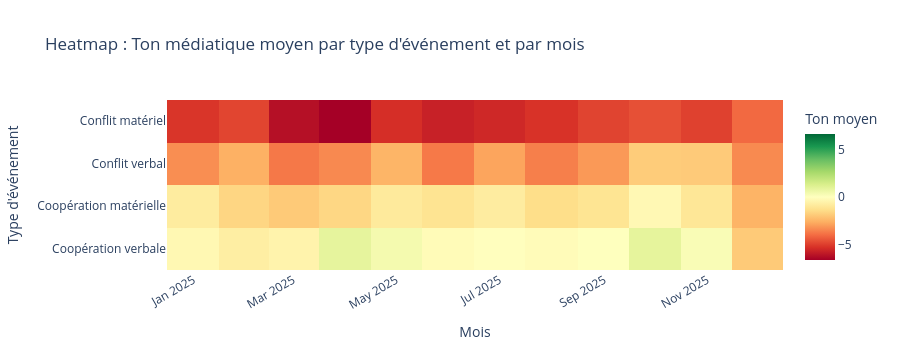

The notebook cell saved with this chart:
### Markdown cell above
---
## VIZ 5 — Heatmap : ton médiatique par type d'événement et par mois
**Question** : Certains types d'événements sont-ils systématiquement couverts plus négativement ?

### Code cell
if COL_TONE and '_category' in df.columns:
    heatmap_data = df.groupby(['_month', '_category'])[COL_TONE].mean().reset_index()
    heatmap_pivot = heatmap_data.pivot(index='_category', columns='_month', values=COL_TONE)

    fig = px.imshow(
        heatmap_pivot,
        color_continuous_scale='RdYlGn',
        color_continuous_midpoint=0,
        title='Heatmap : Ton médiatique moyen par type d\'événement et par mois',
        labels=dict(x='Mois', y='Type d\'événement', color='Ton moyen'),
        aspect='auto', height=350
    )
    fig.update_xaxes(tickangle=-30)
    fig.show()

### Figure 1 — Plotly figure (JSON) as saved in the notebook; plotly's stock layout.template omitted (floating-point values rounded to 4 significant figures)
{"data": [{"coloraxis": "coloraxis", "hovertemplate": "Mois: %{x}<br>Type d'événement: %{y}<br>Ton moyen: %{z}<extra></extra>", "name": "0", "type": "heatmap", "x": ["2025-01", "2025-02", "2025-03", "2025-04", "2025-05", "2025-06", "2025-07", "2025-08", "2025-09", "2025-10", "2025-11", "2025-12"], "xaxis": "x", "y": ["Conflit matériel", "Conflit verbal", "Coopération matérielle", "Coopération verbale"], "yaxis": "y", "z": [[-5.204, -4.858, -6.2, -6.634, -5.371, -5.729, -5.536, -5.263, -4.876, -4.601, -4.938, -4.064], [-3.301, -2.573, -3.762, -3.403, -2.478, -3.744, -2.846, -3.612, -3.091, -1.851, -1.902, -3.384], [-0.8292, -1.593, -1.913, -1.554, -0.8876, -1.149, -0.7973, -1.359, -1.121, -0.2802, -1.008, -2.5], [-0.2968, -0.7077, -0.4947, 0.875, 0.3962, -0.1659, -0.03258, -0.1633, 0.03168, 0.8808, 0.217, -1.913]]}], "layout": {"coloraxis": {"cmid": 0, "colorbar": {"title": {"text": "Ton moyen"}}, "colorscale": [[0, "rgb(165,0,38)"], [0.1, "rgb(215,48,39)"], [0.2, "rgb(244,109,67)"], [0.3, "rgb(253,174,97)"], [0.4, "rgb(254,224,139)"], [0.5, "rgb(255,255,191)"], [0.6, "rgb(217,239,139)"], [0.7, "rgb(166,217,106)"], [0.8, "rgb(102,189,99)"], [0.9, "rgb(26,152,80)"], [1, "rgb(0,104,55)"]]}, "height": 350, "title": {"text": "Heatmap : Ton médiatique moyen par type d'événement et par mois"}, "xaxis": {"anchor": "y", "domain": [0, 1], "tickangle": -30, "title": {"text": "Mois"}}, "yaxis": {"anchor": "x", "autorange": "reversed", "domain": [0, 1], "title": {"text": "Type d'événement"}}}}
